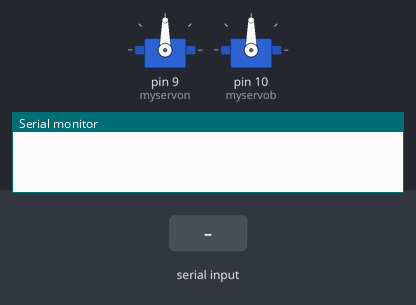
Bench run of a sketch on a simulated Arduino Uno, built with avr-gcc and run on an emulated ATmega328P. On the bench: 2 × servo, the last lines printed to the serial monitor. Inputs (shaded band) come from the test bench.

Above: at 1.2 s.
1.3 s: "b:45\n" received over Serial
At 3.4 s:
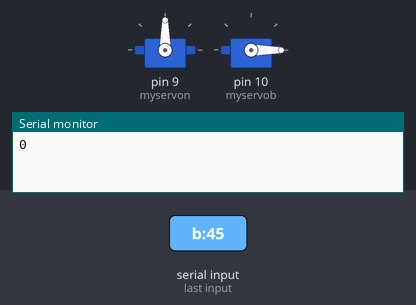
3.8 s: "n:45\n" received over Serial
At 5.3 s:
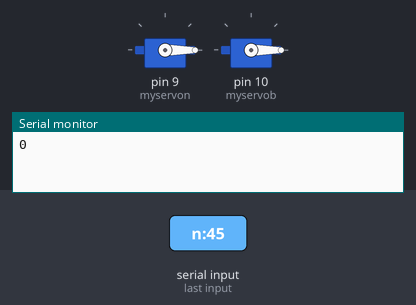
6.3 s: "b90\n" received over Serial
At 8.4 s:
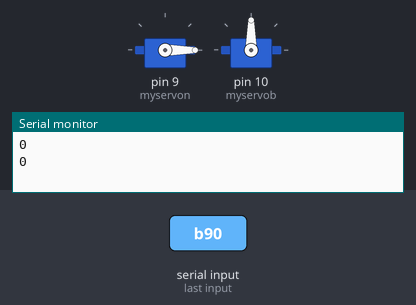
8.7 s: "a:45\n" received over Serial
At 10.3 s:
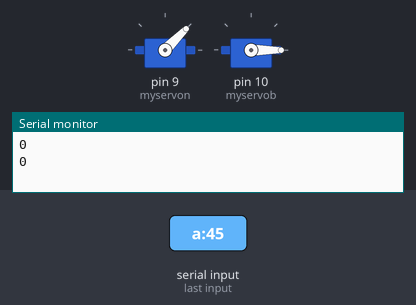
11.2 s: "b90\n" received over Serial
At 13.4 s:
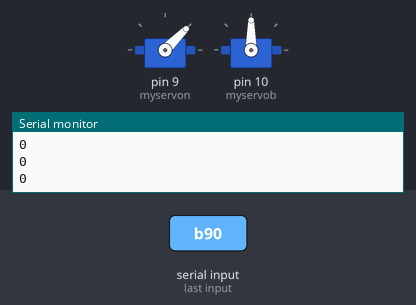
13.7 s: "n90\n" received over Serial
At 15.3 s:
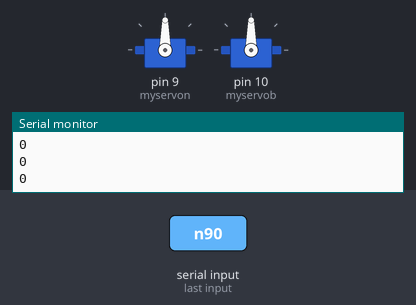
Timing chart, 0 to 16.8 s (numbered marks = the images above; inputs shaded):
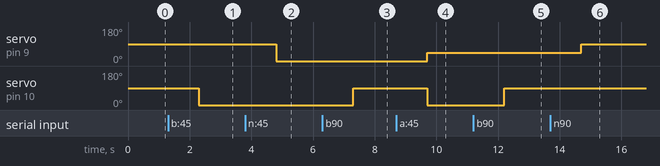

The sketch:

sketch_servoV.ino
```cpp
#include <Servo.h>
unsigned long myTime1;
unsigned long myTime2;

Servo myservob;
Servo myservon;
int intbval;
int intnval;
String intch;

void setup()
{
myservon.attach(9);
Serial.begin(115200);
myservon.write(90);
myservob.attach(10);
myservob.write(90);
//Serial.println("Ready to rotate");
}

String getValue(String data, char separator, int index)
{
    int found = 0;
    int strIndex[] = { 0, -1 };
    int maxIndex = data.length() - 1;

    for (int i = 0; i <= maxIndex && found <= index; i++) {
        if (data.charAt(i) == separator || i == maxIndex) {
            found++;
            strIndex[0] = strIndex[1] + 1;
            strIndex[1] = (i == maxIndex) ? i+1 : i;
        }
    }
    return found > index ? data.substring(strIndex[0], strIndex[1]) : "";
}

void loop()
{
  if (Serial.available() > 0)
  {
    //intch = Serial.read();
    //Serial.println("received =" + intch);
    intch = Serial.readString();
    intch.toLowerCase();
    if(intch.charAt(0) == 'n')
    {
      intch.replace("n", "");
      intch.trim();
      intnval = intch.toInt();
      //Serial.println("Angular possition n =" + intch);
      myservon.write(intnval);
      delay (1000);
    }
    else if(intch.charAt(0) == 'b')
    {
      //myTime1 = millis();
      Serial.println(myTime1);
      intch.replace("b", "");
      intch.trim();
      intbval = intch.toInt();
      //Serial.println("Angular possition b =" + intch);
      myservob.write(intbval);
      //delay (10);
      //myTime2 = millis();
      //Serial.println(myTime2);
      //Serial.print("Duration b = ");
      //Serial.println(myTime2-myTime1);
      delay (1000);
    }
    else if(intch.charAt(0) == 'a')
    {
      //myTime1 = millis();
      //===================================================
      intch.replace("a", "");
      intch.trim();
      String bval = getValue(intch, ':', 0);
      String nval = getValue(intch, ':', 1);
      //Serial.println("Angular possition base =" + bval);
      //Serial.println("Angular possition neck=" + nval);
      //===================================================
      intbval = bval.toInt();
      myservob.write(intbval);
      intnval = nval.toInt();
      myservon.write(intnval);
      //myTime2 = millis();
      //Serial.print("Duration a = ");
      //Serial.println(myTime2-myTime1);
      //delay (1000);
    }

   }
}
```

Measured:
- after the input at 1.3 s, servo on pin 10 (myservob): 90° → 0° after 1.0 s
- after the input at 3.8 s, servo on pin 9 (myservon): 90° → 0° after 1.0 s
- after the input at 6.3 s, servo on pin 10 (myservob): 0° → 90° after 1.0 s
- after the input at 8.7 s, servo on pin 9 (myservon): 0° → 45° after 1.0 s; servo on pin 10 (myservob): 90° → 0° after 1.0 s
- after the input at 11.2 s, servo on pin 10 (myservob): 0° → 90° after 1.0 s
- after the input at 13.7 s, servo on pin 9 (myservon): 45° → 90° after 1.0 s
